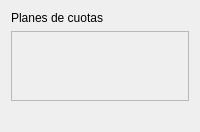
<?xml version="1.0" encoding="UTF-8"?>
<ui version="4.0"><class>AdminCuotas</class><widget class="QWidget" name="AdminCuotas"><layout class="QVBoxLayout" name="layout"><item><widget class="QLabel" name="tituloCuotas"><property name="text"><string>Planes de cuotas</string></property></widget></item><item><widget class="QScrollArea" name="scroll"><property name="widgetResizable"><bool>true</bool></property><widget class="QWidget" name="contenidoListaCuotas"><layout class="QVBoxLayout" name="listaCuotasLayout"/></widget></widget></item><item><widget class="QLabel" name="errorCuotas"><property name="text"><string/></property></widget></item></layout></widget><resources/><connections/></ui>
